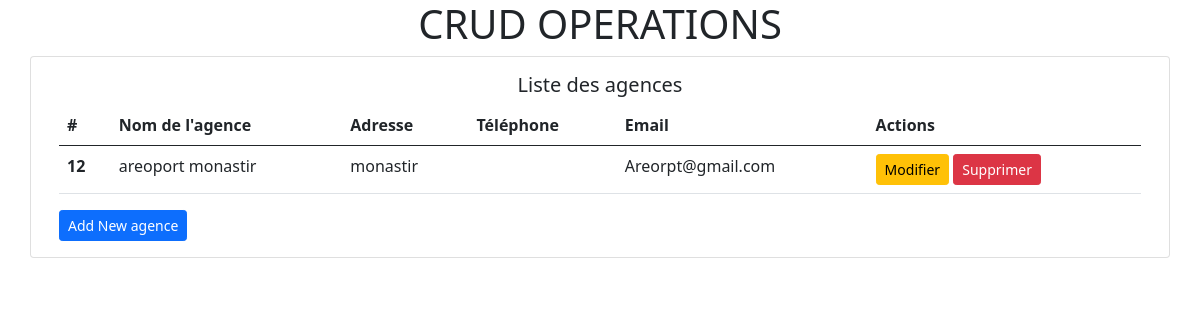
The page /agence/index on the database its author committed.
### tables this page shows
CREATE TABLE `agence` (
  `ID_agence` int(11) NOT NULL,
  `nom` varchar(255) DEFAULT NULL,
  `adresse` varchar(255) DEFAULT NULL,
  `téléphone` varchar(20) DEFAULT NULL,
  `email` varchar(255) DEFAULT NULL
);

### application/controllers/agence.php (called while the page is built, shortened)
<?php
class Agence extends CI_Controller
{
    function __construct()
    {
        $this->load->library('form_validation');
        $this->load->model('agence_model');
    }
    public function index()
    {
        $data['agences'] = $this->agence_model->getAllAgences();
        $this->load->view('agence/index', $data);
    }
}
?>

### index.php (called while the page is built, shortened)
<?php
require_once BASEPATH.'core/CodeIgniter.php';

### application/models/agence_model.php (called while the page is built, shortened)
<?php
class Agence_model extends CI_Model
{
    public function getAllAgences()
    {
        $query = $this->db->get('agence');
        return $query->result_array();
    }
}
?>

### application/views/agence/index.php (the view, shortened to what this page needs)
<div class="container">
    <div class="row">
        <div class="card">
            <div class="card-body">
                <h5 class="card-title text-center">Liste des agences</h5>
                <table class="table">
                    <thead>
                        <tr>
                            <th scope="col">#</th>
                            <th scope="col">Nom de l'agence</th>
                            <th scope="col">Adresse</th>
                            <th scope="col">Téléphone</th>
                            <th scope="col">Email</th>
                            <th scope="col">Actions</th>
                        </tr>
                    </thead>
                    <tbody>
                        <?php foreach ($agences as $agence) : ?>
                            <tr>
                                <th scope="row"><?= $agence['ID_agence'] ?></th>
                                <td><?= $agence['nom'] ?></td>
                                <td><?= $agence['adresse'] ?></td>
                                <td><?= $agence['telephone'] ?></td>
                                <td><?= $agence['email'] ?></td>
                                <td>
                                    <a href="<?= base_url() ?>agence/edit/<?= $agence['ID_agence'] ?>" class="btn btn-sm btn-warning">Modifier</a>
                                    <a href="<?= base_url() ?>agence/delete/<?= $agence['ID_agence'] ?>" class="btn btn-sm btn-danger" onclick="return confirm('Êtes-vous sûr de vouloir supprimer cette agence?')">Supprimer</a>
                                </td>
                            </tr>
                        <?php endforeach; ?>
                    </tbody>
                </table>
				<a href="<?= base_url('agence/add') ?>" class="btn btn-sm btn-primary">Add New agence</a>
            </div>
        </div>
    </div>
</div>

### rows shown on the page
agence: ID_agence "12", nom "areoport monastir", adresse "monastir", email "Areorpt@gmail.com"
